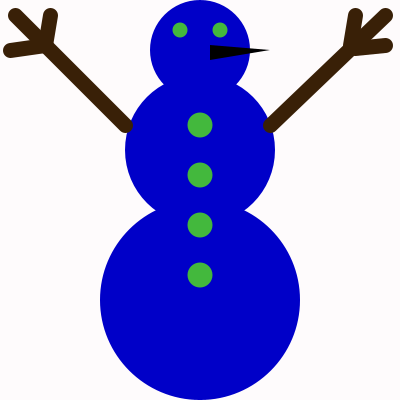
Frame 1 (no input)
Frame 60 (the mouse pressed at the canvas centre just before this capture): identical to frame 1, image omitted
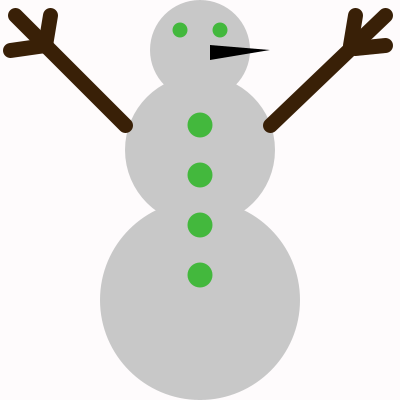
Frame 120 (the mouse held since frame 60 and released just before this capture)

The Processing sketch that drew these frames (run headless with seeded random() and noise(); from frame 60 on, the mouse is pressed at the canvas centre):

// Processing sketch: processing_94788
// ── processing_94788.pde

void setup()   
{
size(400,400); //window 400pX400p
}

void draw()
{

  background(#FEFBFC); // color of background
  fill(#A5FF00);
  noStroke();

fill(mouseX,mouseY,200);
ellipse(200,300,200,200);//lower body
ellipse(200,150,150,150);//middle body part
ellipse(200,50,100,100);//head

fill(#43B83D);
ellipse(200,125,25,25);//top button
ellipse(200,175,25,25);//2nd button
ellipse(200,225,25,25);//3rd button
ellipse(200,275,25,25);//4th button
ellipse(180,30,15,15);//eyeball
ellipse(220,30,15,15);//eyeball

fill(#000000);
triangle(210,60,210,45,270,50);//nose
stroke(#392007);
strokeWeight(15);
line(15,15,125,125);//left arm
line(385,15,270,125);//right arm
line(45,45,50,15); // fingers
line(45,45,10,50); // fingers
line(350,45,355,15); // left fingers
line(385,45,355,48); // left fingers

}





  

 
